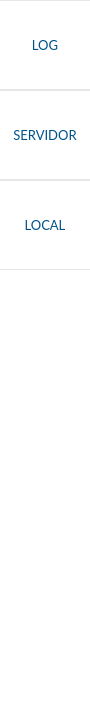
     <widget class="QWidget" name="widget" native="true">
      <property name="geometry">
       <rect>
        <x>0</x>
        <y>80</y>
        <width>90</width>
        <height>710</height>
       </rect>
      </property>
      <property name="styleSheet">
       <string notr="true">background-color: rgb(255, 255, 255);</string>
      </property>
      <widget class="QToolButton" name="historicoBotao">
       <property name="geometry">
        <rect>
         <x>0</x>
         <y>0</y>
         <width>90</width>
         <height>90</height>
        </rect>
       </property>
       <property name="font">
        <font>
         <family>Lato</family>
         <pointsize>10</pointsize>
        </font>
       </property>
       <property name="layoutDirection">
        <enum>Qt::RightToLeft</enum>
       </property>
       <property name="styleSheet">
        <string notr="true">QToolButton {
	spacing:10px;
    border-bottom: 1px solid rgb(230, 230, 230);
     border-top: 1px solid rgb(230, 230, 230);
    /* 16px width + 4px for border = 20px allocated above */
    
	background-color:white;
	
	color: rgb(0, 82, 136);
	padding-top:15px;
	padding-bottom:15px;
}</string>
       </property>
       <property name="text">
        <string>LOG</string>
       </property>
       <property name="icon">
        <iconset>
         <normaloff>../Icones/log-icon.svg</normaloff>../Icones/log-icon.svg</iconset>
       </property>
       <property name="iconSize">
        <size>
         <width>27</width>
         <height>27</height>
        </size>
       </property>
       <property name="popupMode">
        <enum>QToolButton::InstantPopup</enum>
       </property>
       <property name="toolButtonStyle">
        <enum>Qt::ToolButtonTextUnderIcon</enum>
       </property>
       <property name="autoRaise">
        <bool>false</bool>
       </property>
       <property name="arrowType">
        <enum>Qt::NoArrow</enum>
       </property>
      </widget>
      <widget class="QToolButton" name="usuarioBotao">
       <property name="geometry">
        <rect>
         <x>0</x>
         <y>180</y>
         <width>90</width>
         <height>90</height>
        </rect>
       </property>
       <property name="font">
        <font>
         <family>Lato</family>
         <pointsize>10</pointsize>
        </font>
       </property>
       <property name="layoutDirection">
        <enum>Qt::RightToLeft</enum>
       </property>
       <property name="styleSheet">
        <string notr="true">QToolButton {
	spacing:10px;
    border-bottom: 1px solid rgb(230, 230, 230);
     border-top: 1px solid rgb(230, 230, 230);
    /* 16px width + 4px for border = 20px allocated above */
    
	background-color:white;
	
	color: rgb(0, 82, 136);
	padding-top:15px;
	padding-bottom:15px;
}</string>
       </property>
       <property name="text">
        <string>LOCAL</string>
       </property>
       <property name="icon">
        <iconset>
         <normaloff>../Icones/local_icon.svg</normaloff>../Icones/local_icon.svg</iconset>
       </property>
       <property name="iconSize">
        <size>
         <width>27</width>
         <height>27</height>
        </size>
       </property>
       <property name="popupMode">
        <enum>QToolButton::InstantPopup</enum>
       </property>
       <property name="toolButtonStyle">
        <enum>Qt::ToolButtonTextUnderIcon</enum>
       </property>
       <property name="autoRaise">
        <bool>false</bool>
       </property>
       <property name="arrowType">
        <enum>Qt::NoArrow</enum>
       </property>
      </widget>
      <widget class="QToolButton" name="modeloBotao">
       <property name="geometry">
        <rect>
         <x>0</x>
         <y>90</y>
         <width>90</width>
         <height>90</height>
        </rect>
       </property>
       <property name="font">
        <font>
         <family>Lato</family>
         <pointsize>10</pointsize>
        </font>
       </property>
       <property name="layoutDirection">
        <enum>Qt::RightToLeft</enum>
       </property>
       <property name="styleSheet">
        <string notr="true">QToolButton {
	spacing:10px;
    border-bottom: 1px solid rgb(230, 230, 230);
     border-top: 1px solid rgb(230, 230, 230);
    /* 16px width + 4px for border = 20px allocated above */
    
	background-color:white;
	
	color: rgb(0, 82, 136);
	padding-top:15px;
	padding-bottom:15px;
}</string>
       </property>
       <property name="text">
        <string>SERVIDOR</string>
       </property>
       <property name="icon">
        <iconset>
         <normaloff>../Icones/server_icon.svg</normaloff>../Icones/server_icon.svg</iconset>
       </property>
       <property name="iconSize">
        <size>
         <width>37</width>
         <height>27</height>
        </size>
       </property>
       <property name="popupMode">
        <enum>QToolButton::InstantPopup</enum>
       </property>
       <property name="toolButtonStyle">
        <enum>Qt::ToolButtonTextUnderIcon</enum>
       </property>
       <property name="autoRaise">
        <bool>false</bool>
       </property>
       <property name="arrowType">
        <enum>Qt::NoArrow</enum>
       </property>
      </widget>
     </widget>
